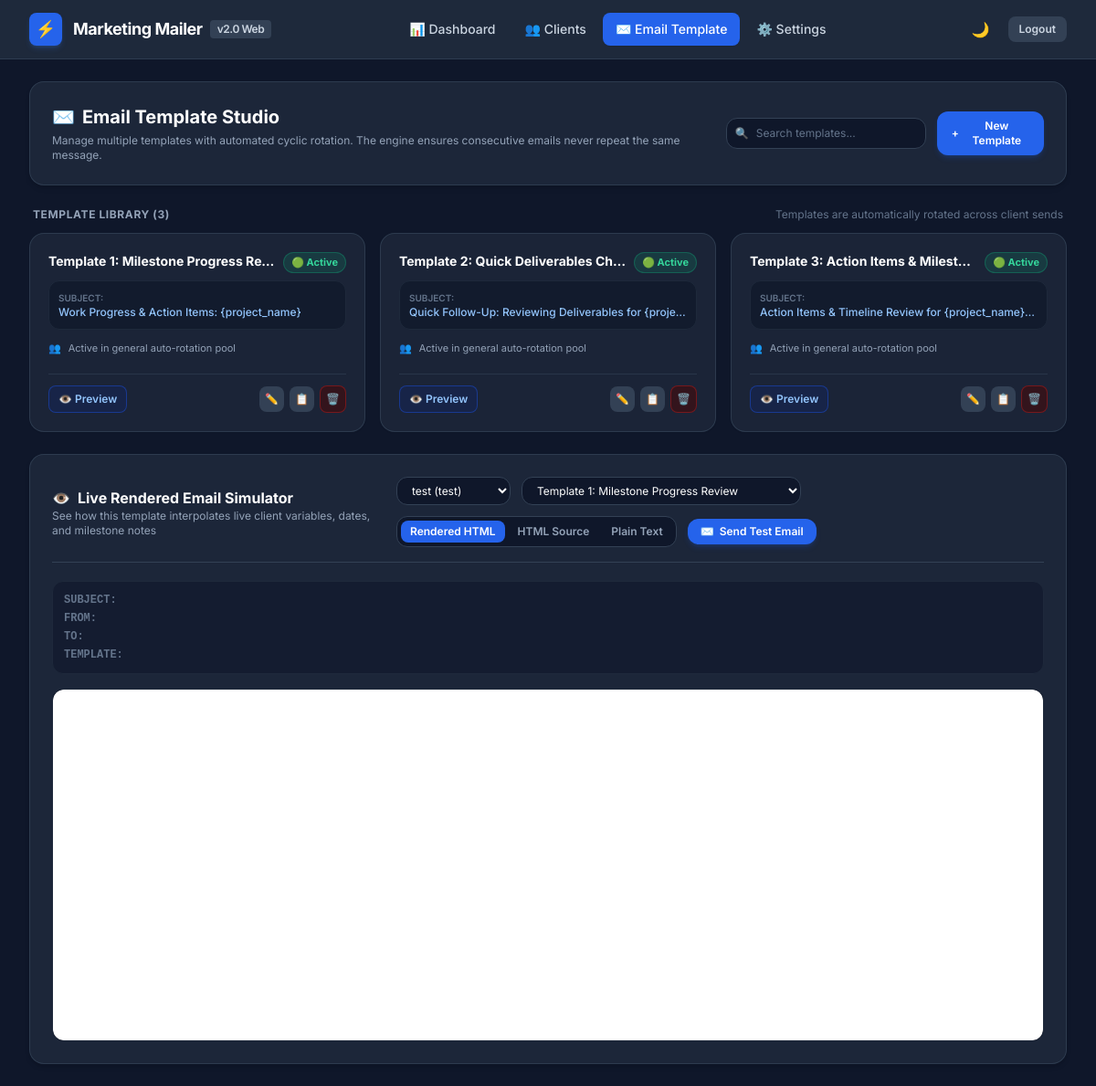
Page /template (signed in) on the committed database.
### tables this page shows
CREATE TABLE email_templates (
                        id INTEGER PRIMARY KEY AUTOINCREMENT,
                        name TEXT UNIQUE NOT NULL,
                        subject TEXT NOT NULL,
                        html_content TEXT NOT NULL,
                        text_content TEXT NOT NULL,
                        is_active INTEGER DEFAULT 1,
                        created_at REAL DEFAULT (strftime('%s', 'now')),
                        updated_at REAL DEFAULT (strftime('%s', 'now'))
                    );

### web/routes.py (the view)
@main_bp.route("/template")
@login_required
def template_view():
    active_clients = get_active_clients(Config.DATABASE_PATH)
    templates = get_all_templates(Config.DATABASE_PATH)
    return render_template(
        "template.html",
        active_tab="template",
        clients=active_clients,
        templates=templates,
        default_subject=Config.EMAIL_SUBJECT,
    )

### mailer/database.py (called while the page is built)
def get_connection(db_path: Path) -> sqlite3.Connection:
    db_path.parent.mkdir(parents=True, exist_ok=True)
    conn = sqlite3.connect(str(db_path), check_same_thread=False)
    conn.row_factory = sqlite3.Row
    return conn

def get_all_templates(db_path: Path) -> List[Dict[str, Any]]:
    with _DB_LOCK:
        conn = get_connection(db_path)
        try:
            cursor = conn.cursor()
            cursor.execute("""
                SELECT t.id, t.name, t.subject, t.html_content, t.text_content, t.is_active,
                       t.created_at, t.updated_at,
                       COUNT(ct.client_id) AS assigned_clients_count
                FROM email_templates t
                LEFT JOIN client_templates ct ON ct.template_id = t.id
                GROUP BY t.id
                ORDER BY t.id ASC
            """)
            return [dict(row) for row in cursor.fetchall()]
        finally:
            conn.close()

def get_active_clients(db_path: Path) -> List[Dict[str, Any]]:
    with _DB_LOCK:
        conn = get_connection(db_path)
        try:
            cursor = conn.cursor()
            cursor.execute("""
                SELECT c.client_id, c.name, c.email, c.company, c.project_name,
                       c.reminder_note, c.daily_limit, c.is_active, c.group_id,
                       c.rotation_interval_minutes,
                       g.name AS group_name
                FROM clients c
                LEFT JOIN groups g ON c.group_id = g.id
                WHERE c.is_active = 1 AND (c.group_id IS NULL OR g.is_active = 1)
                ORDER BY c.id ASC
            """)
            return [dict(row) for row in cursor.fetchall()]
        finally:
            conn.close()

### web/auth.py (called while the page is built)
def login_required(f):
    @wraps(f)
    def decorated_function(*args, **kwargs):
        if not session.get("logged_in"):
            if request.path.startswith("/api/"):
                return jsonify({"success": False, "error": "Unauthorized"}), 401
            return redirect(url_for("auth.login", next=request.url))
        return f(*args, **kwargs)
    return decorated_function

### web/templates/template.html (shortened to what this page needs)
{% extends "base.html" %}
{% block content %}
<div class="space-y-6">
  <div class="bg-slate-800/90 border border-slate-700/80 rounded-2xl p-6 shadow-md">
    <div class="flex flex-col md:flex-row md:items-center justify-between gap-4">
      <div>
        <h1 class="text-xl font-bold text-white flex items-center space-x-2">
          <span>✉️</span>
          <span>Email Template Studio</span>
        </h1>
        <p class="text-xs text-slate-400 mt-1">
          Manage multiple templates with automated cyclic rotation. The engine ensures consecutive emails never repeat the same message.
        </p>
      </div>
      <div class="flex items-center space-x-3">
        <div class="relative">
          <input type="text" id="templateSearch" placeholder="Search templates..."
                 class="pl-8 pr-3 py-2 rounded-xl bg-slate-900 border border-slate-700 text-xs text-white placeholder-slate-500 focus:ring-2 focus:ring-blue-500">
          <span class="absolute inset-y-0 left-2.5 flex items-center pointer-events-none text-slate-500 text-xs">🔍</span>
        </div>
        <button onclick="openCreateTemplateModal()"
                class="px-4 py-2 rounded-xl bg-blue-600 hover:bg-blue-500 text-white font-semibold text-xs transition-all shadow-md shadow-blue-600/20 active:scale-95 flex items-center space-x-1.5">
          <span>+</span>
          <span>New Template</span>
        </button>
      </div>
    </div>
  </div>
  <div>
    <div class="flex items-center justify-between mb-3 px-1">
      <h2 class="text-xs font-bold uppercase tracking-wider text-slate-400">
        Template Library (<span id="templateCount">{{ templates|length }}</span>)
      </h2>
      <span class="text-xs text-slate-500">Templates are automatically rotated across client sends</span>
    </div>
    <div class="grid grid-cols-1 md:grid-cols-2 lg:grid-cols-3 gap-4" id="templatesGrid">
      {% for t in templates %}
      <div class="template-card bg-slate-800/80 border border-slate-700/80 hover:border-slate-600 rounded-2xl p-5 shadow-sm transition-all flex flex-col justify-between"
           data-name="{{ t.name|lower }}"
           data-subject="{{ t.subject|lower }}"
           data-id="{{ t.id }}">
        <div>
          <div class="flex items-start justify-between gap-2 mb-2">
            <h3 class="text-sm font-bold text-white truncate flex-1" title="{{ t.name }}">{{ t.name }}</h3>
            <button onclick="toggleTemplateActive({{ t.id }}, '{{ t.name|escape }}')"
                    title="Toggle active status"
                    class="text-[11px] font-bold px-2 py-0.5 rounded-full transition-colors {% if t.is_active %}bg-emerald-500/15 text-emerald-400 border border-emerald-500/30{% else %}bg-amber-500/15 text-amber-400 border border-amber-500/30{% endif %}">
              {% if t.is_active %}🟢 Active{% else %}⏸ Paused{% endif %}
            </button>
          </div>
          <div class="bg-slate-900/70 rounded-xl p-2.5 text-xs border border-slate-800 mb-3">
            <span class="text-slate-500 font-semibold block text-[10px] uppercase">Subject:</span>
            <span class="text-blue-300 font-medium truncate block" title="{{ t.subject }}">{{ t.subject }}</span>
          </div>
          <div class="flex items-center space-x-2 text-[11px] text-slate-400 mb-4">
            <span>👥</span>
            <span>
              {% if t.assigned_clients_count > 0 %}
              Explicitly assigned to <strong>{{ t.assigned_clients_count }}</strong> client(s)
              {% else %}
              Active in general auto-rotation pool
              {% endif %}
            </span>
          </div>
        </div>
        <div class="flex items-center justify-between border-t border-slate-700/60 pt-3 mt-1">
          <button onclick="selectForPreview({{ t.id }})"
                  class="text-xs font-semibold px-2.5 py-1.5 rounded-lg bg-blue-950/60 hover:bg-blue-900/80 text-blue-300 border border-blue-700/50 transition-colors">
            👁️ Preview
          </button>
          <div class="flex items-center space-x-1.5">
            <button onclick='editTemplate({{ t|tojson }})'
                    title="Edit Template"
                    class="p-1.5 rounded-lg bg-slate-700 hover:bg-slate-600 text-slate-200 text-xs transition-colors">
              ✏️
            </button>
            <button onclick="duplicateTemplate({{ t.id }}, '{{ t.name|escape }}')"
                    title="Duplicate / Clone"
                    class="p-1.5 rounded-lg bg-slate-700 hover:bg-slate-600 text-slate-200 text-xs transition-colors">
              📋
            </button>
            <button onclick="confirmDeleteTemplate({{ t.id }}, '{{ t.name|escape }}')"
                    title="Delete Template"
                    class="p-1.5 rounded-lg bg-red-950/60 hover:bg-red-900/80 text-red-300 border border-red-700/50 text-xs transition-colors">
              🗑️
            </button>
          </div>
        </div>
      </div>
      {% endfor %}
    </div>
  </div>
  <div class="bg-slate-800/90 border border-slate-700/80 rounded-2xl p-6 shadow-md" id="previewSection">
    <div class="flex flex-col lg:flex-row lg:items-center justify-between gap-4 pb-4 border-b border-slate-700 mb-5">
      <div>
        <h2 class="text-base font-bold text-white flex items-center space-x-2">
          <span>👁️</span>
          <span>Live Rendered Email Simulator</span>
        </h2>
        <p class="text-xs text-slate-400">See how this template interpolates live client variables, dates, and milestone notes</p>
      </div>
      <div class="flex flex-wrap items-center gap-3">
        <div>
          <select id="previewClientSelector" onchange="renderPreview()"
                  class="px-3 py-1.5 rounded-xl bg-slate-900 border border-slate-700 text-xs text-white focus:ring-2 focus:ring-blue-500">
            {% for c in clients %}
            <option value="{{ c.client_id }}">{{ c.name }} ({{ c.company or c.email }})</option>
            {% endfor %}
          </select>
        </div>
        <div>
          <select id="previewTemplateSelector" onchange="renderPreview()"
                  class="px-3 py-1.5 rounded-xl bg-slate-900 border border-slate-700 text-xs text-white focus:ring-2 focus:ring-blue-500">
            {% for t in templates %}
            <option value="{{ t.id }}">{{ t.name }}</option>
            {% endfor %}
          </select>
        </div>
        <div class="flex items-center space-x-1 bg-slate-900 p-1 rounded-xl border border-slate-700">
          <button id="btnTextMode" onclick="setPreviewMode('html_view')" class="px-2.5 py-1 rounded-lg text-xs font-semibold bg-blue-600 text-white">
            Rendered HTML
          </button>
          <button id="btnRawHtmlMode" onclick="setPreviewMode('html_raw')" class="px-2.5 py-1 rounded-lg text-xs font-semibold text-slate-400 hover:text-white">
            HTML Source
          </button>
          <button id="btnPlainMode" onclick="setPreviewMode('text')" class="px-2.5 py-1 rounded-lg text-xs font-semibold text-slate-400 hover:text-white">
            Plain Text
          </button>
        </div>
        <button onclick="promptTestSend()"
                class="px-3.5 py-1.5 rounded-xl bg-blue-600 hover:bg-blue-500 text-white font-semibold text-xs transition-all shadow-md shadow-blue-600/20 active:scale-95 flex items-center space-x-1.5">
          <span>✉️</span>
          <span>Send Test Email</span>
        </button>
      </div>
    </div>
    <div class="bg-slate-900/60 rounded-xl p-3 text-xs font-mono text-slate-300 mb-4 border border-slate-800 space-y-1">
      <div><span class="text-slate-500 font-semibold">SUBJECT:</span> </div>
      <div><span class="text-slate-500 font-semibold">FROM:   </span> </div>
      <div><span class="text-slate-500 font-semibold">TO:     </span> </div>
      <div><span class="text-slate-500 font-semibold">TEMPLATE: </span> </div>
    </div>
    <div id="previewBodyContainer" class="bg-slate-950 border border-slate-800 rounded-xl min-h-[360px] overflow-hidden">
      <iframe id="previewIframe" class="w-full h-96 border-0 bg-white rounded-xl" sandbox="allow-same-origin"></iframe>
    </div>
  </div>
</div>
{% endblock %}

### web/templates/base.html (shortened to what this page needs)
<!DOCTYPE html>
<html lang="en" class="dark">
<head>
  <script src="https://cdn.tailwindcss.com"></script>
</head>
<body class="bg-slate-900 text-slate-100 min-h-screen flex flex-col transition-colors duration-200">
  <header class="bg-slate-800 border-b border-slate-700/80 sticky top-0 z-40">
    <div class="max-w-[1720px] 2xl:max-w-[96%] mx-auto px-4 sm:px-6 lg:px-8">
      <div class="flex items-center justify-between h-16">
        <div class="flex items-center space-x-3">
          <div class="w-9 h-9 rounded-lg bg-blue-600 flex items-center justify-center text-white font-bold text-lg shadow-md shadow-blue-500/20">
            ⚡
          </div>
          <div>
            <a href="/" class="text-lg font-bold tracking-tight text-white flex items-center space-x-2">
              <span>Marketing Mailer</span>
              <span class="text-xs bg-slate-700 text-slate-300 font-semibold px-2 py-0.5 rounded">v2.0 Web</span>
            </a>
          </div>
        </div>
        <nav class="hidden md:flex items-center space-x-1">
          <a href="/" class="px-3.5 py-2 rounded-lg text-sm font-medium transition-colors {% if active_tab == 'dashboard' %}bg-blue-600 text-white shadow-sm{% else %}text-slate-300 hover:text-white hover:bg-slate-700/60{% endif %}">
            📊 Dashboard
          </a>
          <a href="/clients" class="px-3.5 py-2 rounded-lg text-sm font-medium transition-colors {% if active_tab == 'clients' %}bg-blue-600 text-white shadow-sm{% else %}text-slate-300 hover:text-white hover:bg-slate-700/60{% endif %}">
            👥 Clients
          </a>
          <a href="/template" class="px-3.5 py-2 rounded-lg text-sm font-medium transition-colors {% if active_tab == 'template' %}bg-blue-600 text-white shadow-sm{% else %}text-slate-300 hover:text-white hover:bg-slate-700/60{% endif %}">
            ✉️ Email Template
          </a>
          <a href="/settings" class="px-3.5 py-2 rounded-lg text-sm font-medium transition-colors {% if active_tab == 'settings' %}bg-blue-600 text-white shadow-sm{% else %}text-slate-300 hover:text-white hover:bg-slate-700/60{% endif %}">
            ⚙️ Settings
          </a>
        </nav>
        <div class="flex items-center space-x-3">
          <button id="themeToggle" class="p-2 rounded-lg text-slate-400 hover:text-slate-200 hover:bg-slate-700/60 transition-colors" title="Toggle Light/Dark Theme">
            <span id="themeIcon">🌙</span>
          </button>
          <a href="/logout" class="text-xs font-semibold px-3 py-1.5 rounded-lg bg-slate-700 hover:bg-red-600 hover:text-white text-slate-300 transition-colors">
            Logout
          </a>
        </div>
      </div>
    </div>
  </header>
  <main class="flex-1 max-w-[1720px] 2xl:max-w-[96%] w-full mx-auto px-4 sm:px-6 lg:px-8 py-6">
    {% block content %}{% endblock %}
  </main>
</body>
</html>

### web/templates/base.html (style rules this page uses)
body { font-family: 'Inter', -apple-system, BlinkMacSystemFont, "Segoe UI", Roboto, sans-serif; }

### rows in the picture
email_templates: name "Template 1: Milestone Progress Re…", is_active "🟢 Active", subject "Work Progress & Action Items: {project_name}"
email_templates: name "Template 2: Quick Deliverables Ch…", is_active "🟢 Active", subject "Quick Follow-Up: Reviewing Deliverables for {proje…"
email_templates: name "Template 3: Action Items & Milest…", is_active "🟢 Active", subject "Action Items & Timeline Review for {project_name}…"

### other values in the picture
{{ templates|length }} "3"
form field value "test (test)"
form field value "Template 1: Milestone Progress Review"
